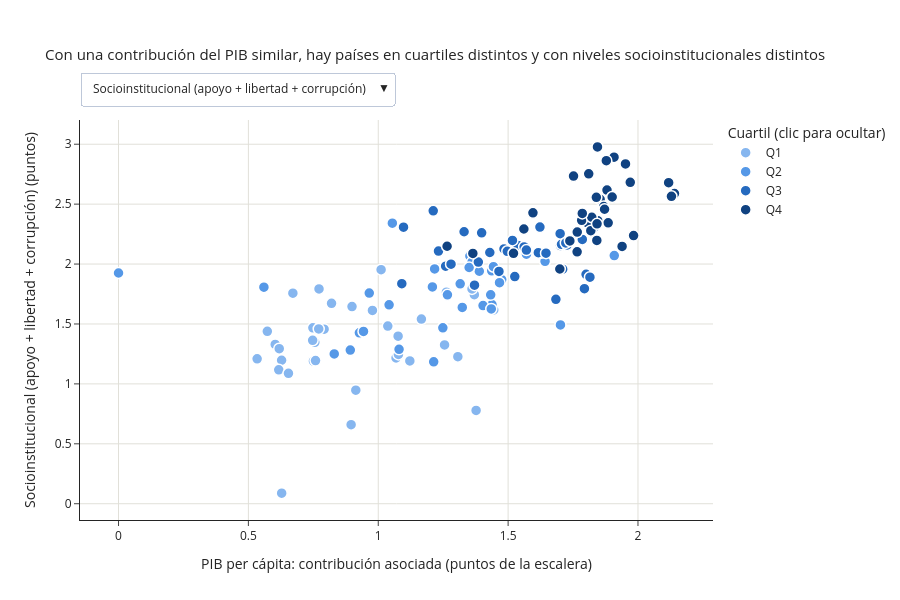

Here is the notebook cell this chart was saved with:
### Markdown cell above
## 7. Visualizaciones interactivas (Plotly)

### Gráfico 5. Dimensión económica frente a dimensión socioinstitucional
**Qué necesita examinar el analista:** qué países se apartan del patrón de su grupo; por ejemplo, países con una contribución del PIB parecida que están en cuartiles distintos.
**Interacción con propósito analítico:**
- **Pasar el cursor** sobre un punto muestra el país, su evaluación de vida y sus seis contribuciones.
- **Clic en la leyenda** oculta o muestra cuartiles; doble clic aísla uno (por ejemplo, solo Q1 y Q4).
- **El menú desplegable** cambia el eje vertical entre la suma socioinstitucional y cada uno de sus tres componentes.
- **Zoom** con selección de recuadro para separar países superpuestos.

### Code cell
OPCIONES_Y = ["socioinstitucional", "apoyo_social", "libertad", "corrupcion"]
DATOS_HOVER = ["pais", "evaluacion_vida", "pib", "salud", "apoyo_social", "libertad", "corrupcion", "generosidad"]
plantilla_hover = (
    "<b>%{customdata[0]}</b> (%{fullData.name})<br>"
    "Evaluación de vida: %{customdata[1]:.2f}<br>"
    "PIB: %{customdata[2]:.2f} · Salud: %{customdata[3]:.2f}<br>"
    "Apoyo social: %{customdata[4]:.2f} · Libertad: %{customdata[5]:.2f}<br>"
    "Corrupción: %{customdata[6]:.2f} · Generosidad: %{customdata[7]:.2f}<extra></extra>"
)

fig5 = go.Figure()
for q in CUARTILES:   # una traza por cuartil para poder ocultarlos desde la leyenda
    d = df_comp[df_comp["cuartil"] == q]
    fig5.add_trace(go.Scatter(
        x=d["pib"], y=d["socioinstitucional"], mode="markers", name=q,
        marker=dict(size=11, color=COLORES_CUARTIL[q], line=dict(width=1.5, color="white")),
        customdata=d[DATOS_HOVER].to_numpy(), hovertemplate=plantilla_hover,
    ))

# Menú: cambia la variable del eje vertical en las cuatro trazas a la vez
botones = []
for col in OPCIONES_Y:
    botones.append(dict(
        label=ETIQUETAS[col], method="update",
        args=[{"y": [df_comp.loc[df_comp["cuartil"] == q, col] for q in CUARTILES]},
              {"yaxis.title.text": f"{ETIQUETAS[col]} (puntos)"}],
    ))

fig5.update_layout(
    template="simple_white", height=600,
    title=dict(text="Con una contribución del PIB similar, hay países en cuartiles distintos "
                    "y con niveles socioinstitucionales distintos", font=dict(size=15)),
    xaxis_title="PIB per cápita: contribución asociada (puntos de la escalera)",
    yaxis_title=f"{ETIQUETAS['socioinstitucional']} (puntos)",
    legend=dict(title="Cuartil (clic para ocultar)"),
    updatemenus=[dict(buttons=botones, direction="down", x=0, xanchor="left", y=1.12, yanchor="top",
                      showactive=True)],
    margin=dict(t=120),
    hoverlabel=dict(bgcolor="white", font_size=12),
)
fig5.update_xaxes(showgrid=True, gridcolor="#e1e0d9")
fig5.update_yaxes(showgrid=True, gridcolor="#e1e0d9")
fig5.show()

### Figure 1 — Plotly figure (JSON) as saved in the notebook; plotly's stock layout.template omitted (floating-point values rounded to 4 significant figures; data arrays with more than 128 entries replaced by an {"elided": "..."} marker saying what was removed)
{"data": [{"customdata": {"elided": "36x8 mixed values"}, "hovertemplate": "<b>%{customdata[0]}</b> (%{fullData.name})<br>Evaluación de vida: %{customdata[1]:.2f}<br>PIB: %{customdata[2]:.2f} · Salud: %{customdata[3]:.2f}<br>Apoyo social: %{customdata[4]:.2f} · Libertad: %{customdata[5]:.2f}<br>Corrupción: %{customdata[6]:.2f} · Generosidad: %{customdata[7]:.2f}<extra></extra>", "marker": {"color": "#86b6ef", "line": {"color": "white", "width": 1.5}, "size": 11}, "mode": "markers", "name": "Q1", "type": "scatter", "x": [1.069, 0.5728, 0.7558, 1.078, 0.7503, 0.6033, 1.037, 1.306, 0.9136, 0.772, 0.9776, 1.011, 1.077, 0.6188, 0.7474, 0.6279, 0.7585, 1.262, 1.166, 1.37, 1.361, 1.122, 0.7916, 0.8201, 0.8955, 0.6713, 0.899, 1.255, 0.6169, 1.445, 0.7483, 0.5337, 0.6543, 0.7708, 1.377, 0.6281], "y": [1.216, 1.439, 1.347, 1.246, 1.19, 1.329, 1.483, 1.227, 0.9472, 1.792, 1.613, 1.953, 1.398, 1.294, 1.363, 1.197, 1.195, 1.766, 1.541, 1.745, 1.793, 1.191, 1.456, 1.672, 0.6598, 1.757, 1.645, 1.325, 1.117, 1.617, 1.468, 1.21, 1.088, 1.459, 0.7787, 0.08847]}, {"customdata": {"elided": "34x8 mixed values"}, "hovertemplate": "<b>%{customdata[0]}</b> (%{fullData.name})<br>Evaluación de vida: %{customdata[1]:.2f}<br>PIB: %{customdata[2]:.2f} · Salud: %{customdata[3]:.2f}<br>Apoyo social: %{customdata[4]:.2f} · Libertad: %{customdata[5]:.2f}<br>Corrupción: %{customdata[6]:.2f} · Generosidad: %{customdata[7]:.2f}<extra></extra>", "marker": {"color": "#5598e7", "line": {"color": "white", "width": 1.5}, "size": 11}, "mode": "markers", "name": "Q2", "type": "scatter", "x": [1.642, 1.217, 1.315, 1.054, 1.571, 1.353, 1.437, 0.0, 1.361, 1.629, 1.444, 1.389, 1.475, 1.324, 1.909, 1.438, 0.8923, 0.5598, 1.467, 1.249, 0.9654, 1.208, 1.403, 1.08, 0.8306, 1.702, 0.9274, 1.435, 1.433, 1.042, 0.9432, 1.35, 1.266, 1.213], "y": [2.023, 1.96, 1.835, 2.341, 2.082, 2.067, 1.943, 1.925, 2.018, 2.095, 1.978, 1.94, 1.871, 1.638, 2.071, 1.662, 1.282, 1.807, 1.844, 1.468, 1.758, 1.809, 1.653, 1.289, 1.25, 1.492, 1.426, 1.625, 1.743, 1.66, 1.438, 1.971, 1.743, 1.184]}, {"customdata": {"elided": "34x8 mixed values"}, "hovertemplate": "<b>%{customdata[0]}</b> (%{fullData.name})<br>Evaluación de vida: %{customdata[1]:.2f}<br>PIB: %{customdata[2]:.2f} · Salud: %{customdata[3]:.2f}<br>Apoyo social: %{customdata[4]:.2f} · Libertad: %{customdata[5]:.2f}<br>Corrupción: %{customdata[6]:.2f} · Generosidad: %{customdata[7]:.2f}<extra></extra>", "marker": {"color": "#256abf", "line": {"color": "white", "width": 1.5}, "size": 11}, "mode": "markers", "name": "Q3", "type": "scatter", "x": [1.538, 1.616, 1.702, 1.827, 1.8, 1.26, 1.097, 1.43, 1.706, 1.7, 1.212, 1.562, 1.622, 1.794, 1.786, 1.815, 1.232, 1.331, 1.728, 1.722, 1.398, 1.484, 1.646, 1.497, 1.091, 1.71, 1.684, 1.465, 1.526, 1.28, 1.371, 1.517, 1.57, 1.385], "y": [2.155, 2.095, 2.154, 2.295, 1.915, 1.982, 2.308, 2.096, 2.165, 2.253, 2.444, 2.143, 2.309, 1.795, 2.205, 1.891, 2.108, 2.27, 2.16, 2.176, 2.261, 2.127, 2.091, 2.107, 1.836, 1.957, 1.706, 1.939, 1.895, 1.999, 1.824, 2.197, 2.116, 2.017]}, {"customdata": {"elided": "36x8 mixed values"}, "hovertemplate": "<b>%{customdata[0]}</b> (%{fullData.name})<br>Evaluación de vida: %{customdata[1]:.2f}<br>PIB: %{customdata[2]:.2f} · Salud: %{customdata[3]:.2f}<br>Apoyo social: %{customdata[4]:.2f} · Libertad: %{customdata[5]:.2f}<br>Corrupción: %{customdata[6]:.2f} · Generosidad: %{customdata[7]:.2f}<extra></extra>", "marker": {"color": "#104281", "line": {"color": "white", "width": 1.5}, "size": 11}, "mode": "markers", "name": "Q4", "type": "scatter", "x": [1.844, 1.908, 1.881, 1.878, 1.803, 1.901, 1.952, 2.141, 1.97, 1.854, 1.81, 1.561, 1.845, 1.885, 1.84, 1.868, 2.129, 1.783, 1.766, 1.822, 1.786, 1.983, 1.939, 1.871, 1.521, 1.596, 1.818, 1.842, 1.364, 2.118, 1.842, 1.699, 1.265, 1.752, 1.738, 1.766], "y": [2.978, 2.892, 2.618, 2.863, 2.347, 2.56, 2.836, 2.588, 2.682, 2.541, 2.753, 2.292, 2.362, 2.344, 2.557, 2.48, 2.566, 2.365, 2.102, 2.391, 2.422, 2.237, 2.147, 2.457, 2.09, 2.427, 2.279, 2.336, 2.089, 2.679, 2.197, 1.959, 2.149, 2.734, 2.193, 2.267]}], "layout": {"height": 600, "hoverlabel": {"bgcolor": "white", "font": {"size": 12}}, "legend": {"title": {"text": "Cuartil (clic para ocultar)"}}, "margin": {"t": 120}, "title": {"font": {"size": 15}, "text": "Con una contribución del PIB similar, hay países en cuartiles distintos y con niveles socioinstitucionales distintos"}, "updatemenus": [{"buttons": [{"args": [{"y": {"elided": "4 rows, 140 float values in total"}}, {"yaxis.title.text": "Socioinstitucional (apoyo + libertad + corrupción) (puntos)"}], "label": "Socioinstitucional (apoyo + libertad + corrupción)", "method": "update"}, {"args": [{"y": {"elided": "4 rows, 140 float values in total"}}, {"yaxis.title.text": "Apoyo social (puntos)"}], "label": "Apoyo social", "method": "update"}, {"args": [{"y": {"elided": "4 rows, 140 float values in total"}}, {"yaxis.title.text": "Libertad para decidir (puntos)"}], "label": "Libertad para decidir", "method": "update"}, {"args": [{"y": {"elided": "4 rows, 140 float values in total"}}, {"yaxis.title.text": "Percepción de corrupción (puntos)"}], "label": "Percepción de corrupción", "method": "update"}], "direction": "down", "showactive": true, "x": 0, "xanchor": "left", "y": 1.12, "yanchor": "top"}], "xaxis": {"gridcolor": "#e1e0d9", "showgrid": true, "title": {"text": "PIB per cápita: contribución asociada (puntos de la escalera)"}}, "yaxis": {"gridcolor": "#e1e0d9", "showgrid": true, "title": {"text": "Socioinstitucional (apoyo + libertad + corrupción) (puntos)"}}}}
